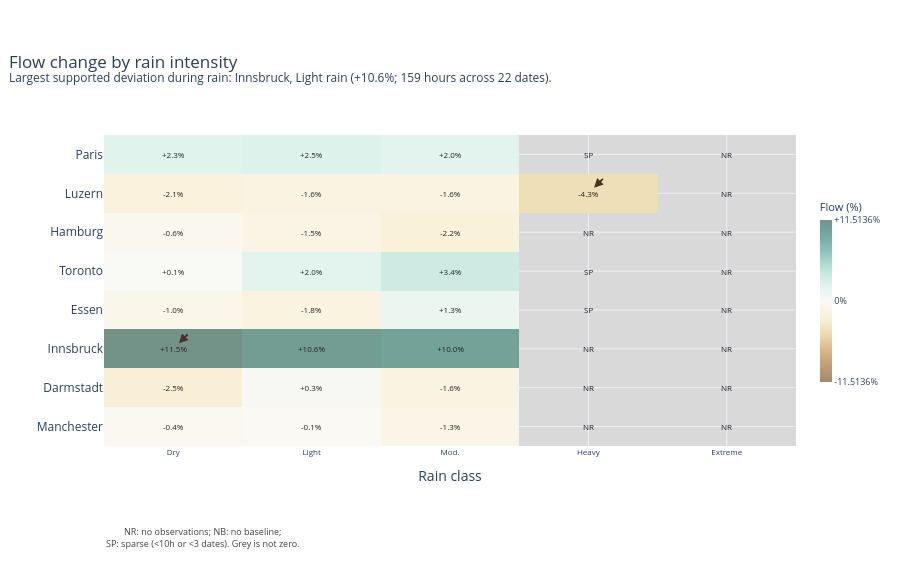

Notebook code cell kept with this figure:
### Markdown cell above
### Traffic flow by rainfall intensity

The heatmap shows the median of supported city-hour deviations for each city and rainfall class. A value requires at least 10 supported hours across at least three dates. The symmetric color scale centers on zero, and the dry column provides a reference for the rainy cells.

- **NR** means there were no observed hours in the class.
- **NB** means the class had observations but lacked baseline-supported city-hours.
- **SP** means the class had too few supported hours or dates.
- **0.0%** means the estimate is zero at the displayed precision.

Hover for observed hours, supported hours, and supported dates. The summary identifies the largest absolute deviation among rainy classes. Arrows mark Innsbruck’s dry reference and Luzern’s heavy-rain estimate when those cells have sufficient data.

### Code cell
intensity_fig.show()

### Figure 1 — Plotly figure (JSON) as saved in the notebook; plotly's stock layout.template omitted (floating-point values rounded to 4 significant figures; data arrays with more than 128 entries replaced by an {"elided": "..."} marker saying what was removed)
{"data": [{"colorbar": {"len": 0.65, "thickness": 12, "tickfont": {"size": 9}, "ticktext": ["-11.5136%", "0%", "+11.5136%"], "tickvals": [-11.51, 0, 11.51], "title": {"text": "Flow (%)"}}, "colorscale": [[0, "#A18C71"], [0.1, "#C09E74"], [0.2, "#DCB987"], [0.3, "#EDDDB3"], [0.4, "#FAF1DA"], [0.5, "#FAF9F5"], [0.6, "#E0F3ED"], [0.7, "#B9E3D9"], [0.8, "#90C5BD"], [0.9, "#73AAA2"], [1, "#739389"]], "customdata": {"elided": "8x5x5 mixed values"}, "hoverongaps": true, "hovertemplate": "%{y} | %{x}<br>Status: %{customdata[3]}<br>Median flow change: %{customdata[4]}<br>Baseline-supported hours: %{customdata[1]:.0f}<br>Observed hours in this class: %{customdata[0]:.0f}<br>Dates with supported estimates: %{customdata[2]:.0f}<extra></extra>", "type": "heatmap", "x": ["Dry", "Light", "Moderate", "Heavy", "Extreme"], "y": ["Paris", "Luzern", "Hamburg", "Toronto", "Essen", "Innsbruck", "Darmstadt", "Manchester"], "z": [[2.312, 2.508, 2.011, null, null], [-2.066, -1.592, -1.603, -4.34, null], [-0.6039, -1.463, -2.196, null, null], [0.07413, 2.017, 3.446, null, null], [-0.9539, -1.781, 1.296, null, null], [11.51, 10.63, 10.02, null, null], [-2.489, 0.2691, -1.609, null, null], [-0.3999, -0.1221, -1.255, null, null]], "zauto": false, "zmax": 11.51, "zmid": 0, "zmin": -11.51}], "layout": {"annotations": [{"font": {"color": "#222222", "size": 8}, "showarrow": false, "text": "+2.3%", "x": "Dry", "y": "Paris"}, {"font": {"color": "#222222", "size": 8}, "showarrow": false, "text": "+2.5%", "x": "Light", "y": "Paris"}, {"font": {"color": "#222222", "size": 8}, "showarrow": false, "text": "+2.0%", "x": "Moderate", "y": "Paris"}, {"font": {"color": "#222222", "size": 8}, "showarrow": false, "text": "SP", "x": "Heavy", "y": "Paris"}, {"font": {"color": "#222222", "size": 8}, "showarrow": false, "text": "NR", "x": "Extreme", "y": "Paris"}, {"font": {"color": "#222222", "size": 8}, "showarrow": false, "text": "-2.1%", "x": "Dry", "y": "Luzern"}, {"font": {"color": "#222222", "size": 8}, "showarrow": false, "text": "-1.6%", "x": "Light", "y": "Luzern"}, {"font": {"color": "#222222", "size": 8}, "showarrow": false, "text": "-1.6%", "x": "Moderate", "y": "Luzern"}, {"font": {"color": "#222222", "size": 8}, "showarrow": false, "text": "-4.3%", "x": "Heavy", "y": "Luzern"}, {"font": {"color": "#222222", "size": 8}, "showarrow": false, "text": "NR", "x": "Extreme", "y": "Luzern"}, {"font": {"color": "#222222", "size": 8}, "showarrow": false, "text": "-0.6%", "x": "Dry", "y": "Hamburg"}, {"font": {"color": "#222222", "size": 8}, "showarrow": false, "text": "-1.5%", "x": "Light", "y": "Hamburg"}, {"font": {"color": "#222222", "size": 8}, "showarrow": false, "text": "-2.2%", "x": "Moderate", "y": "Hamburg"}, {"font": {"color": "#222222", "size": 8}, "showarrow": false, "text": "NR", "x": "Heavy", "y": "Hamburg"}, {"font": {"color": "#222222", "size": 8}, "showarrow": false, "text": "NR", "x": "Extreme", "y": "Hamburg"}, {"font": {"color": "#222222", "size": 8}, "showarrow": false, "text": "+0.1%", "x": "Dry", "y": "Toronto"}, {"font": {"color": "#222222", "size": 8}, "showarrow": false, "text": "+2.0%", "x": "Light", "y": "Toronto"}, {"font": {"color": "#222222", "size": 8}, "showarrow": false, "text": "+3.4%", "x": "Moderate", "y": "Toronto"}, {"font": {"color": "#222222", "size": 8}, "showarrow": false, "text": "SP", "x": "Heavy", "y": "Toronto"}, {"font": {"color": "#222222", "size": 8}, "showarrow": false, "text": "NR", "x": "Extreme", "y": "Toronto"}, {"font": {"color": "#222222", "size": 8}, "showarrow": false, "text": "-1.0%", "x": "Dry", "y": "Essen"}, {"font": {"color": "#222222", "size": 8}, "showarrow": false, "text": "-1.8%", "x": "Light", "y": "Essen"}, {"font": {"color": "#222222", "size": 8}, "showarrow": false, "text": "+1.3%", "x": "Moderate", "y": "Essen"}, {"font": {"color": "#222222", "size": 8}, "showarrow": false, "text": "SP", "x": "Heavy", "y": "Essen"}, {"font": {"color": "#222222", "size": 8}, "showarrow": false, "text": "NR", "x": "Extreme", "y": "Essen"}, {"font": {"color": "#222222", "size": 8}, "showarrow": false, "text": "+11.5%", "x": "Dry", "y": "Innsbruck"}, {"font": {"color": "#222222", "size": 8}, "showarrow": false, "text": "+10.6%", "x": "Light", "y": "Innsbruck"}, {"font": {"color": "#222222", "size": 8}, "showarrow": false, "text": "+10.0%", "x": "Moderate", "y": "Innsbruck"}, {"font": {"color": "#222222", "size": 8}, "showarrow": false, "text": "NR", "x": "Heavy", "y": "Innsbruck"}, {"font": {"color": "#222222", "size": 8}, "showarrow": false, "text": "NR", "x": "Extreme", "y": "Innsbruck"}, {"font": {"color": "#222222", "size": 8}, "showarrow": false, "text": "-2.5%", "x": "Dry", "y": "Darmstadt"}, {"font": {"color": "#222222", "size": 8}, "showarrow": false, "text": "+0.3%", "x": "Light", "y": "Darmstadt"}, {"font": {"color": "#222222", "size": 8}, "showarrow": false, "text": "-1.6%", "x": "Moderate", "y": "Darmstadt"}, {"font": {"color": "#222222", "size": 8}, "showarrow": false, "text": "NR", "x": "Heavy", "y": "Darmstadt"}, {"font": {"color": "#222222", "size": 8}, "showarrow": false, "text": "NR", "x": "Extreme", "y": "Darmstadt"}, {"font": {"color": "#222222", "size": 8}, "showarrow": false, "text": "-0.4%", "x": "Dry", "y": "Manchester"}, {"font": {"color": "#222222", "size": 8}, "showarrow": false, "text": "-0.1%", "x": "Light", "y": "Manchester"}, {"font": {"color": "#222222", "size": 8}, "showarrow": false, "text": "-1.3%", "x": "Moderate", "y": "Manchester"}, {"font": {"color": "#222222", "size": 8}, "showarrow": false, "text": "NR", "x": "Heavy", "y": "Manchester"}, {"font": {"color": "#222222", "size": 8}, "showarrow": false, "text": "NR", "x": "Extreme", "y": "Manchester"}, {"arrowcolor": "#453221", "arrowhead": 2, "arrowwidth": 1.8, "ax": 16, "ay": -16, "showarrow": true, "standoff": 8, "text": "", "x": "Dry", "y": "Innsbruck"}, {"arrowcolor": "#453221", "arrowhead": 2, "arrowwidth": 1.8, "ax": 16, "ay": -16, "showarrow": true, "standoff": 8, "text": "", "x": "Heavy", "y": "Luzern"}, {"font": {"color": "#404040", "size": 9}, "showarrow": false, "text": "NR: no observations; NB: no baseline;<br>SP: sparse (<10h or <3 dates). Grey is not zero.", "x": 0, "xanchor": "left", "xref": "paper", "y": -0.34, "yref": "paper"}], "height": 576, "margin": {"b": 130, "l": 85, "r": 55, "t": 135}, "plot_bgcolor": "#d9d9d9", "title": {"text": "Flow change by rain intensity<br><sup>Largest supported deviation during rain: Innsbruck, Light rain (+10.6%; 159 hours across 22 dates).</sup>", "x": 0.01, "xanchor": "left"}, "xaxis": {"tickangle": 0, "tickfont": {"size": 8}, "tickmode": "array", "ticktext": ["Dry", "Light", "Mod.", "Heavy", "Extreme"], "tickvals": ["Dry", "Light", "Moderate", "Heavy", "Extreme"], "title": {"text": "Rain class"}}, "yaxis": {"autorange": "reversed", "title": {"text": ""}}}}
